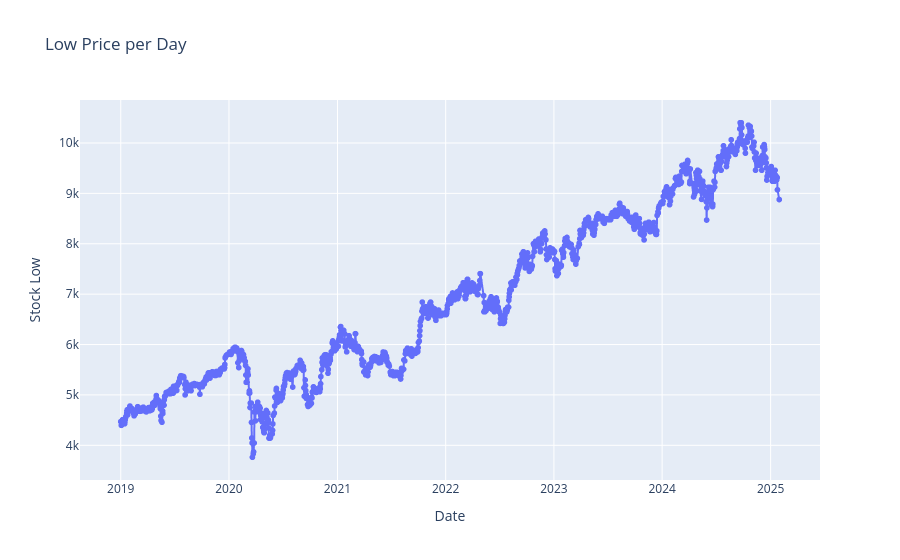

The notebook cell saved with this chart:
### Code cell
import plotly.express as px

# Buat line chart interaktif
fig = px.line(stock, x='Date', y='Stock Low', title='Low Price per Day', markers=True)
fig.show()

### Figure 1 — Plotly figure (JSON) as saved in the notebook; plotly's stock layout.template omitted (floating-point values rounded to 4 significant figures; data arrays with more than 128 entries replaced by an {"elided": "..."} marker saying what was removed)
{"data": [{"hovertemplate": "Date=%{x}<br>Stock Low=%{y}<extra></extra>", "legendgroup": "", "line": {"color": "#636efa", "dash": "solid"}, "marker": {"symbol": "circle"}, "mode": "lines+markers", "name": "", "showlegend": false, "type": "scattergl", "x": {"elided": "1487 str values"}, "xaxis": "x", "y": {"elided": "1487 float values"}, "yaxis": "y"}], "layout": {"legend": {"tracegroupgap": 0}, "title": {"text": "Low Price per Day"}, "xaxis": {"anchor": "y", "domain": [0, 1], "title": {"text": "Date"}}, "yaxis": {"anchor": "x", "domain": [0, 1], "title": {"text": "Stock Low"}}}}
